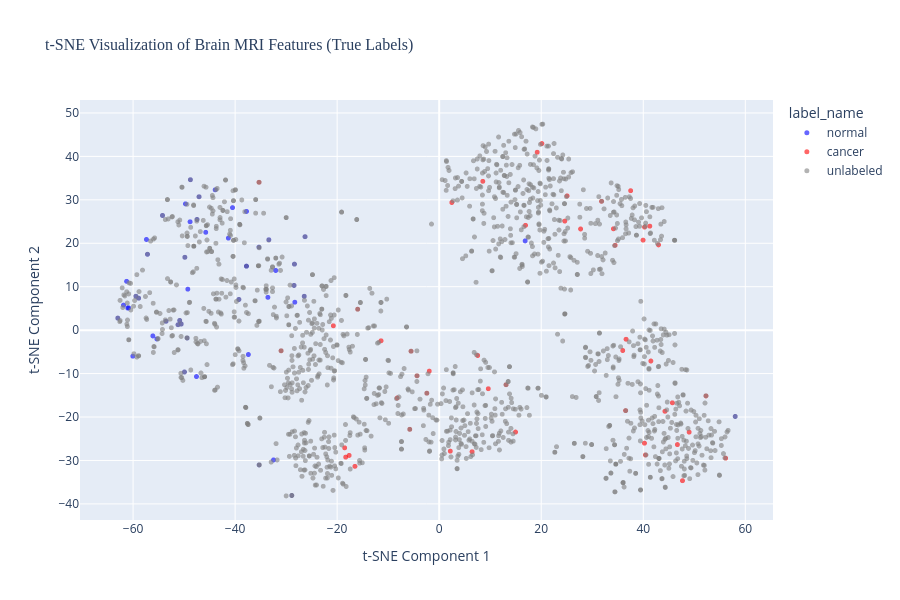

This figure's notebook cell:
### Markdown cell above
### 4.4 Visualize t-SNE Embeddings with True Labels

Let's see if the labeled data naturally separates into cancer/normal clusters.

### Code cell
# Create visualization dataframe
viz_df = pd.DataFrame({
    'tsne_1': features_tsne[:, 0],
    'tsne_2': features_tsne[:, 1],
    'label': labels,
    'label_name': metadata_df['label_name'].values
})

# Interactive plot with Plotly
fig = px.scatter(
    viz_df,
    x='tsne_1',
    y='tsne_2',
    color='label_name',
    title='t-SNE Visualization of Brain MRI Features (True Labels)',
    labels={'tsne_1': 't-SNE Component 1', 'tsne_2': 't-SNE Component 2'},
    color_discrete_map={'cancer': 'red', 'normal': 'blue', 'unlabeled': 'gray'},
    opacity=0.6,
    width=900,
    height=600
)

fig.update_traces(marker=dict(size=5))
fig.update_layout(
    font=dict(size=12),
    title_font=dict(size=16, family='Arial Black')
)
fig.show()

# Also create static matplotlib version
plt.figure(figsize=(12, 8))

# Plot unlabeled data first (background)
unlabeled_idx = viz_df['label'] == -1
plt.scatter(
    viz_df.loc[unlabeled_idx, 'tsne_1'],
    viz_df.loc[unlabeled_idx, 'tsne_2'],
    c='lightgray',
    alpha=0.3,
    s=20,
    label='Unlabeled'
)

# Plot labeled data
cancer_idx = viz_df['label'] == 1
normal_idx = viz_df['label'] == 0

plt.scatter(
    viz_df.loc[cancer_idx, 'tsne_1'],
    viz_df.loc[cancer_idx, 'tsne_2'],
    c='red',
    alpha=0.7,
    s=50,
    label='Cancer',
    edgecolors='black',
    linewidth=0.5
)

plt.scatter(
    viz_df.loc[normal_idx, 'tsne_1'],
    viz_df.loc[normal_idx, 'tsne_2'],
    c='blue',
    alpha=0.7,
    s=50,
    label='Normal',
    edgecolors='black',
    linewidth=0.5
)

plt.xlabel('t-SNE Component 1', fontsize=14)
plt.ylabel('t-SNE Component 2', fontsize=14)
plt.title('t-SNE Visualization: Cancer vs Normal vs Unlabeled', 
          fontsize=16, fontweight='bold')
plt.legend(fontsize=12, loc='best')
plt.grid(alpha=0.3)
plt.tight_layout()
plt.show()

print("\n" + "="*70)
print("OBSERVATIONS FROM t-SNE VISUALIZATION")
print("="*70)

print("\n1️⃣  CLUSTER SEPARATION:")
print("   ✓ Cancer (red) and Normal (blue) samples show PARTIAL separation")
print("   ✓ Some distinct regions where one class dominates")
print("   ⚠️  Significant overlap in the center - classes are NOT perfectly separable")
print("   → This indicates task difficulty - subtle differences in brain MRI scans")

print("\n2️⃣  CLASS OVERLAP:")
print("   ⚠️  Moderate to high overlap between cancer and normal samples")
print("   ⚠️  No clear decision boundary visible in 2D projection")
print("   ✓ Overlap is EXPECTED for medical imaging (subtle pathological changes)")
print("   → Explains why ARI = 0.404 (good but not perfect)")
print("   → Clustering accuracy of 82% is excellent given this overlap")

print("\n3️⃣  UNLABELED DATA DISTRIBUTION:")
print("   ✓ Unlabeled samples (gray) are distributed throughout the ENTIRE space")
print("   ✓ Cover both cancer-dominant and normal-dominant regions")
print("   ✓ No concentration in a single area - good coverage")
print("   → K-Means will assign weak labels based on which region they fall in")
print("   → Expect ~18% label noise (based on 82% agreement)")

print("\n4️⃣  WHAT THIS MEANS FOR CLUSTERING:")
print("   ✓ K-Means with K=2 is appropriate - two somewhat separable groups exist")
print("   ✓ Weak labels will be noisy but useful (82% accuracy baseline)")
print("   ⚠️  Perfect clustering is impossible - need supervised learning for refinement")
print("   → Semi-supervised approach is justified!")

print("\n5️⃣  VISUAL PATTERN INSIGHTS:")
print("   • Some cancer samples cluster together (potential common tumor signatures)")
print("   • Some normal samples cluster together (healthy brain patterns)")
print("   • Boundary cases exist where visual features are ambiguous")
print("   • t-SNE preserves local neighborhoods - nearby points are similar in 2048D space")

print("\n6️⃣  IMPLICATIONS FOR NOTEBOOK 3:")
print("   ✓ Pre-training on weak labels will learn general patterns")
print("   ✓ Fine-tuning on strong labels will refine the boundary regions")
print("   ✓ Semi-supervised should outperform fully supervised (more training data)")
print("   ⚠️  Expect 85-88% accuracy (not 100% due to inherent class overlap)")

print("\n" + "="*70)

### Figure 1 — Plotly figure (JSON) as saved in the notebook; plotly's stock layout.template omitted (floating-point values rounded to 4 significant figures; data arrays with more than 128 entries replaced by an {"elided": "..."} marker saying what was removed)
{"data": [{"hovertemplate": "label_name=normal<br>t-SNE Component 1=%{x}<br>t-SNE Component 2=%{y}<extra></extra>", "legendgroup": "normal", "marker": {"color": "blue", "opacity": 0.6, "size": 5, "symbol": "circle"}, "mode": "markers", "name": "normal", "showlegend": true, "type": "scattergl", "x": [-37.78, -49.73, 16.85, -35.29, -56.13, -28.45, -26.29, -33.57, -47.07, -63.0, -54.23, -47.57, -28.89, -49.85, -28.3, -61.26, -49.4, -50.86, 58.03, -57.18, -45.76, -48.76, -37.78, -37.4, -57.38, -28.37, -55.34, -60.05, -33.39, -61.87, -51.18, -32.47, -32.04, -40.51, -58.91, -49.27, -35.33, -47.47, -41.32, -59.45, -39.26, -61.04, -37.76, -49.92, -26.45, -43.91, -48.82, -50.56, -53.54, -60.86], "xaxis": "x", "y": [14.73, 29.07, 20.55, -31.03, -1.323, 10.29, 21.51, 7.55, 30.71, 2.773, 26.4, -10.69, -38.06, 16.77, 6.432, 11.24, -1.809, 2.23, -19.87, 17.46, 22.53, 34.63, 14.73, -5.611, 20.88, 15.2, -2.023, -5.997, 20.81, 5.764, 1.251, -29.88, 13.74, 28.2, 7.354, 9.436, 19.1, 25.48, 21.19, 7.8, 7.069, 5.076, 27.33, -9.637, 7.795, 32.31, 24.95, 1.417, 2.042, 5.137], "yaxis": "y"}, {"hovertemplate": "label_name=cancer<br>t-SNE Component 1=%{x}<br>t-SNE Component 2=%{y}<extra></extra>", "legendgroup": "cancer", "marker": {"color": "red", "opacity": 0.6, "size": 5, "symbol": "circle"}, "mode": "markers", "name": "cancer", "showlegend": true, "type": "scattergl", "x": [8.553, 20.13, 34.48, 31.82, 40.24, 27.72, 14.97, -30.98, 41.28, 25.07, -35.3, 36.54, 36.64, 6.448, 56.15, 9.624, -18.52, -2.425, 40.43, 34.15, -11.4, 52.29, 41.49, 46.69, -15.98, 42.99, 47.68, 37.53, -17.65, -16.51, 24.62, -1.942, 19.21, 45.7, 7.546, 44.25, -5.767, 16.92, 40.26, -4.341, -18.33, 2.184, -20.75, 48.99, -5.505, -8.242, 35.98, 2.477, 39.97, 13.11], "xaxis": "x", "y": [34.26, 42.95, 19.53, 29.65, -26.03, 23.29, -23.46, -4.753, 23.94, 30.9, 34.04, -18.52, -2.098, -27.99, -29.47, -13.49, -27.09, -14.52, -28.73, 23.33, -2.452, -15.14, -7.109, -26.35, 4.821, 19.63, -34.66, 32.11, -28.84, -31.36, 25.1, -9.431, 40.96, -16.73, -5.838, -18.69, -22.83, 24.13, 23.72, -10.51, -29.23, -27.85, 1.002, -23.48, -4.85, -15.62, -4.689, 29.39, 20.72, -12.57], "yaxis": "y"}, {"hovertemplate": "label_name=unlabeled<br>t-SNE Component 1=%{x}<br>t-SNE Component 2=%{y}<extra></extra>", "legendgroup": "unlabeled", "marker": {"color": "gray", "opacity": 0.6, "size": 5, "symbol": "circle"}, "mode": "markers", "name": "unlabeled", "showlegend": true, "type": "scattergl", "x": {"elided": "1406 float values"}, "xaxis": "x", "y": {"elided": "1406 float values"}, "yaxis": "y"}], "layout": {"font": {"size": 12}, "height": 600, "legend": {"title": {"text": "label_name"}, "tracegroupgap": 0}, "title": {"font": {"family": "Arial Black", "size": 16}, "text": "t-SNE Visualization of Brain MRI Features (True Labels)"}, "width": 900, "xaxis": {"anchor": "y", "domain": [0.0, 1.0], "title": {"text": "t-SNE Component 1"}}, "yaxis": {"anchor": "x", "domain": [0.0, 1.0], "title": {"text": "t-SNE Component 2"}}}}
